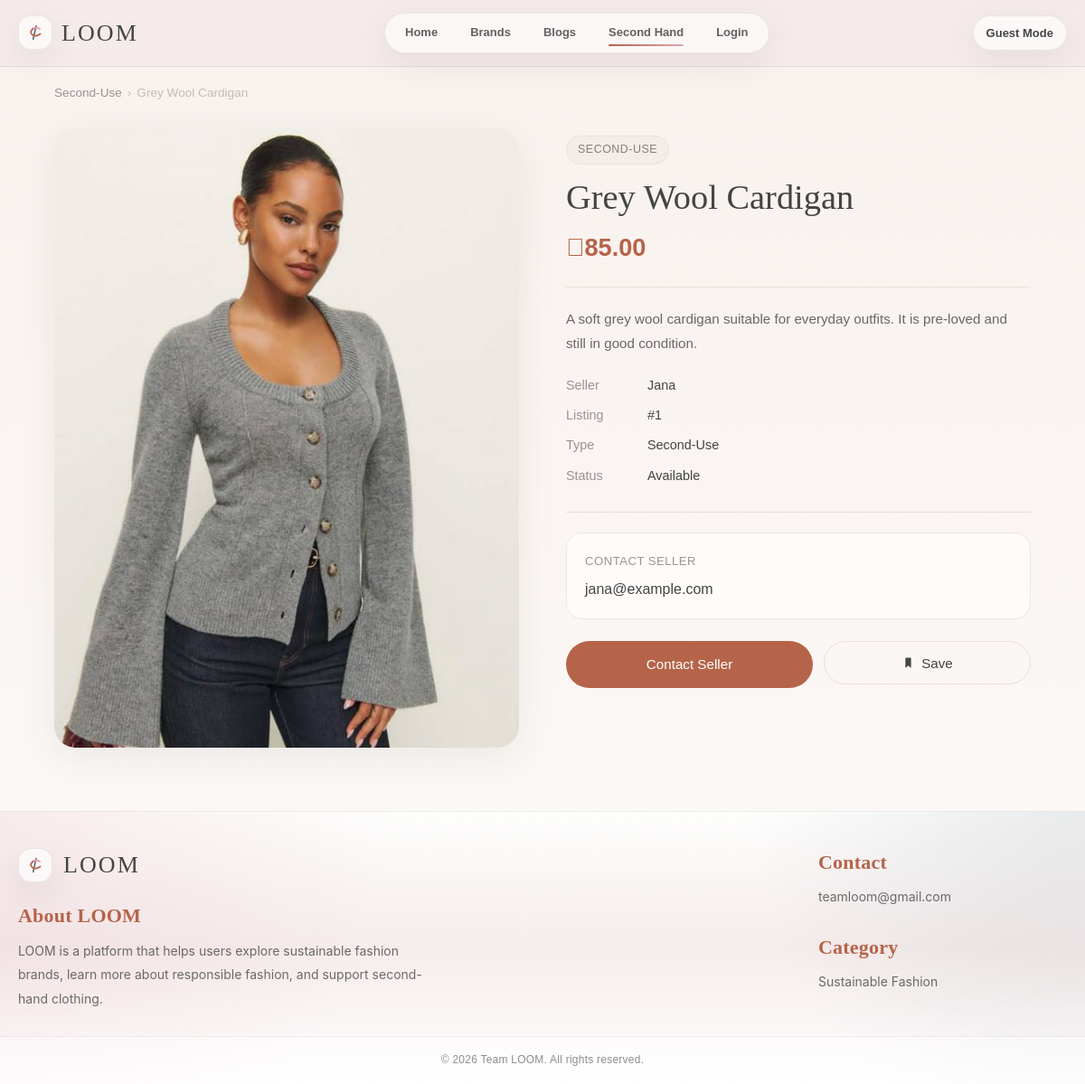
Screenshot of /Productdetail.php with the database file from the repository.
### tables this page shows
CREATE TABLE `SecondUseItem` (
  `secondUseItem_id` INT(11) NOT NULL AUTO_INCREMENT,
  `user_id` INT(11) NOT NULL,
  `title` VARCHAR(150) NOT NULL,
  `photo` VARCHAR(255) NOT NULL,
  `description` TEXT NOT NULL,
  `price` DECIMAL(10,2) NOT NULL DEFAULT 0.00,
  `contact_method` VARCHAR(150) NOT NULL,
  PRIMARY KEY (`secondUseItem_id`),
  KEY `fk_seconduse_user` (`user_id`),
  CONSTRAINT `fk_seconduse_user`
    FOREIGN KEY (`user_id`) REFERENCES `User` (`user_id`)
    ON DELETE CASCADE
    ON UPDATE CASCADE,
  CONSTRAINT `chk_seconduse_price`
    CHECK (`price` >= 0)
);

CREATE TABLE `User` (
  `user_id` INT(11) NOT NULL AUTO_INCREMENT,
  `username` VARCHAR(30) NOT NULL,
  `email` VARCHAR(150) NOT NULL,
  `password` VARCHAR(255) NOT NULL,
  PRIMARY KEY (`user_id`),
  UNIQUE KEY `uq_user_email` (`email`)
);

### Productdetail.php (the view, shortened to what this page needs)
<?php
function db(): PDO {
    $errors = [];
    foreach (DB_NAMES as $dbName) {
        foreach ([DB_PASS, ''] as $pass) {
            try {
                $pdo = new PDO(
                    "mysql:host=" . DB_HOST . ";port=" . DB_PORT . ";dbname={$dbName};charset=utf8mb4",
                    DB_USER,
                    $pass,
                    [
                        PDO::ATTR_ERRMODE => PDO::ERRMODE_EXCEPTION,
                        PDO::ATTR_DEFAULT_FETCH_MODE => PDO::FETCH_ASSOC,
                    ]
                );
                return $pdo;
            } catch (Throwable $e) {
                $errors[] = $e->getMessage();
            }
        }
    }
    throw new RuntimeException('Database connection failed: ' . implode(' | ', $errors));
}
function e($value): string {
    return htmlspecialchars((string)$value, ENT_QUOTES, 'UTF-8');
}
function item_image(string $photo, string $title = ''): string {
    $photo = trim($photo);
    $candidates = [];
    if ($photo !== '') {
        $candidates[] = $photo;
    }
    $byTitle = [
        'Grey Wool Cardigan' => ['images/grey-cardigan.jpg'],
        'Striped Bow-Back Dress' => ['images/imagesstriped-bow-dress.jpg', 'images/striped-bow-dress.jpg'],
        'Draped Green Top' => ['images/Draped Green Top'],
        'Ivory Rose Top' => ['images/ivory-rose-top.jpg'],
        'Polka Dot Midi Skirt' => ['images/Polka Dot Midi Skirt'],
        'Wide-Leg Linen Trousers' => ['images/Wide-Leg Linen Trousers'],
    ];
    if (isset($byTitle[$title])) {
        foreach ($byTitle[$title] as $candidate) {
            $candidates[] = $candidate;
        }
    }
    $expanded = [];
    foreach ($candidates as $candidate) {
        $candidate = trim($candidate);
        $expanded[] = $candidate;
        $pathInfo = pathinfo($candidate);
        $dir = $pathInfo['dirname'] ?? 'images';
        $filename = $pathInfo['filename'] ?? $candidate;
        $basename = $pathInfo['basename'] ?? $candidate;
        foreach (['jpg', 'jpeg', 'png', 'webp', 'avif'] as $ext) {
            $expanded[] = $dir . '/' . $filename . '.' . $ext;
            $expanded[] = $dir . '/' . $basename . '.' . $ext;
        }
    }
    foreach (array_unique($expanded) as $candidate) {
        if ($candidate !== '' && file_exists(__DIR__ . '/' . $candidate)) {
            return $candidate;
        }
    }
    return $photo;
}
function current_user_id(): ?int {
    return null;
}
$userId = current_user_id();
$itemId = (int)($_GET['id'] ?? 1);
$stmt = db()->prepare(
    'SELECT s.secondUseItem_id AS id,
            s.user_id,
            s.title,
            s.photo AS image,
            s.description,
            s.price,
            s.contact_method AS contact,
            u.username,
            EXISTS(
                SELECT 1 FROM `bookmark` b
                WHERE b.user_id = :uid AND b.secondUseItem_id = s.secondUseItem_id
            ) AS is_bookmarked
     FROM `seconduseitem` s
     JOIN `user` u ON u.user_id = s.user_id
     WHERE s.secondUseItem_id = :id'
);
$stmt->execute(['uid' => $userId ?? 0, 'id' => $itemId]);
$item = $stmt->fetch();
$isLoggedIn = $userId !== null;
$username = $_SESSION['username'] ?? null;
?>
<!DOCTYPE html>
<html lang="en">
<head>
</head>
<body>
  <header class="header">
    <div class="container header-inner">
      <a class="brand" href="home.html" aria-label="LOOM Home">
        <div class="logo-mark">
        </div>
        <div class="wordmark">LOOM</div>
      </a>
      <nav>
        <a href="index.html">Home</a>
        <a href="brands.html">Brands</a>
        <a href="Blog.html">Blogs</a>
        <a href="SecondUse.php" class="active">Second Hand</a>
        <?php if (!$isLoggedIn): ?><a href="login.php" id="loginLink">Login</a><?php else: ?><a href="login.php" id="loginLink" style="display:none;">Login</a><?php endif; ?>
      </nav>
      <div class="header-actions">
        <button class="pill" id="authPill"><?= e($username ?? "Guest Mode") ?></button>
      </div>
    </div>
  </header>
  <div class="breadcrumb">
    <a href="SecondUse.php">Second-Use</a>
    <span>›</span>
    <span><?= e($item["title"]) ?></span>
  </div>
  <main class="page-container">
    <div class="product-layout">
      <div class="product-image-wrap">
        <img class="product-image" src="<?= e(item_image($item["image"], $item["title"])) ?>" alt="<?= e($item["title"]) ?>">
      </div>
      <div class="product-info">
        <div class="product-tag">Second-Use</div>
        <h1 class="product-title"><?= e($item["title"]) ?></h1>
        <div class="product-price">⃁<?= e(number_format((float)$item["price"], 2, ".", "")) ?></div>
        <hr class="divider">
        <p class="product-description"><?= nl2br(e($item["description"])) ?></p>
        <div class="details-list">
          <div class="detail-row">
            <span class="detail-label">Seller</span>
            <span class="detail-value"><?= e($item["username"]) ?></span>
          </div>
          <div class="detail-row">
            <span class="detail-label">Listing</span>
            <span class="detail-value">#<?= (int)$item["id"] ?></span>
          </div>
          <div class="detail-row">
            <span class="detail-label">Type</span>
            <span class="detail-value">Second-Use</span>
          </div>
          <div class="detail-row">
            <span class="detail-label">Status</span>
            <span class="detail-value">Available</span>
          </div>
        </div>
        <hr class="divider">
        <div class="contact-section">
          <div class="contact-label">Contact seller</div>
          <div class="contact-value"><?= e($item["contact"]) ?></div>
        </div>
        <div class="btn-row">
          <?php if (filter_var($item["contact"], FILTER_VALIDATE_EMAIL)): ?><a href="mailto:<?= e($item["contact"]) ?>" class="btn-main">Contact Seller</a><?php else: ?><a href="tel:<?= e(preg_replace("/\s+/", "", $item["contact"])) ?>" class="btn-main">Contact Seller</a><?php endif; ?>
          <form method="post" style="flex:1;">
            <button class="btn-outline <?= !empty($item["is_bookmarked"]) ? "saved" : "" ?>" id="saveBtn" type="submit" style="width:100%;">
              <svg class="bookmark-svg" viewBox="0 0 24 24" aria-hidden="true">
                <path d="M7 4.5C7 3.67 7.67 3 8.5 3h7C16.33 3 17 3.67 17 4.5V21l-5-3.8L7 21V4.5z"></path>
              </svg>
              <?= !empty($item["is_bookmarked"]) ? "Saved" : "Save" ?>
            </button>
          </form>
        </div>
      </div>
    </div>
  </main>
  <footer class="footer">
    <div class="container footer-layout">
      <div class="footer-left">
        <div class="footer-brand">
          <div class="logo-mark">
          </div>
          <div class="wordmark">LOOM</div>
        </div>
        <div class="footer-about">
          <h4>About LOOM</h4>
          <p>
            LOOM is a platform that helps users explore sustainable fashion brands,
            learn more about responsible fashion, and support second-hand clothing.
          </p>
        </div>
      </div>
      <div class="footer-right">
        <div class="footer-info">
          <h4>Contact</h4>
          <p>teamloom@gmail.com</p>
        </div>
        <div class="footer-info">
          <h4>Category</h4>
          <p>Sustainable Fashion</p>
        </div>
      </div>
    </div>
    <div class="footer-bottom">
      <p>© 2026 Team LOOM. All rights reserved.</p>
    </div>
  </footer>
</body>
</html>

### rows the page displays
seconduseitem: title "Grey Wool Cardigan", photo (picture), price "85.00", description "A soft grey wool cardigan suitable for everyday outfits. It is pre-loved and still in good condition.", user.username "Jana", secondUseItem_id "1", contact_method "jana@example.com"

### other values shown
$username "Guest Mode"
